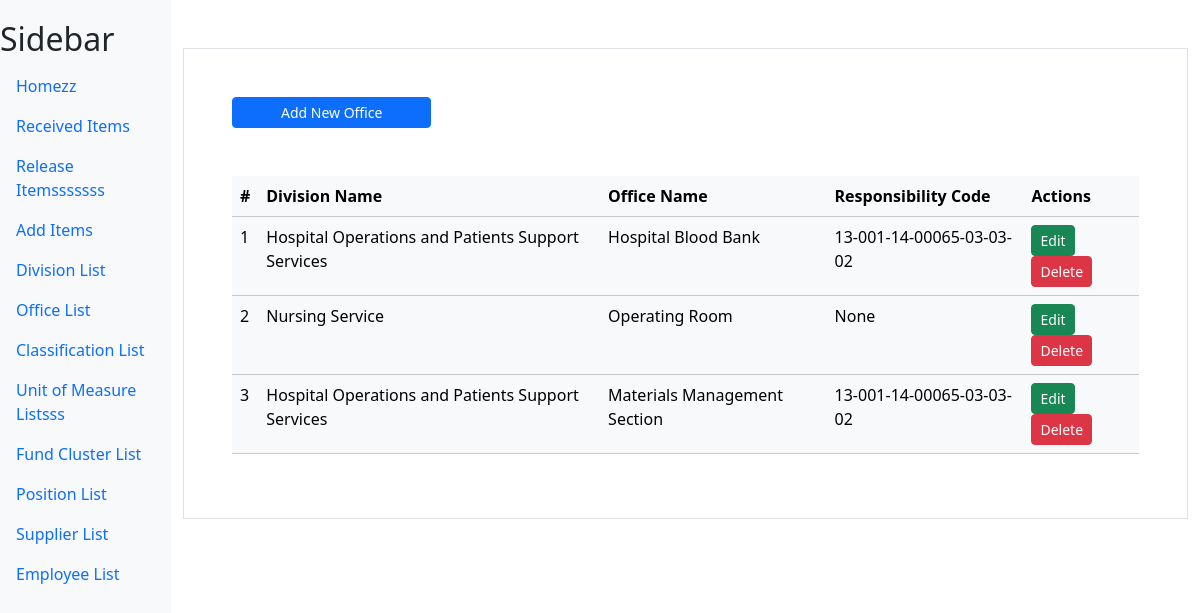
Screenshot of /office/ with the database file from the repository.
### myapp/models.py (models this page shows, shortened)
class Office(models.Model):
    office_name = models.CharField(max_length=100, verbose_name="Office Name")
    office_code = models.CharField(max_length=200, blank=True, null=True)
    division = models.ForeignKey(Division,on_delete=models.CASCADE)

class Division(models.Model):
    division_name = models.CharField(max_length=100, verbose_name='Division Name')

### myapp/views.py (the view, shortened to what this page needs)
# urls.py: path('office/',views.office,name='office'),
def office(request):
    office = Office.objects.all()
    division = Division.objects.all()
    context = {"office_list":office,"division_list":division}
    return render(request,'myapp/office.html',context)

### myapp/templates/myapp/office.html (shortened to what this page needs)
{% extends "myapp/base.html" %}
{% block content %}
<div class="container mt-5 p-5 border">
    <div class="">
        <a href="" class="btn btn-primary px-5 btn-sm" data-bs-toggle="modal" data-bs-target="#addModal">Add New Office</a>
    </div>
    <table class="table mt-5 table-light">
        <thead>
            <tr>
                <th scope="col">#</th>
                <th scope="col">Division Name</th>
                <th scope="col">Office Name</th>
                <th scope="col">Responsibility Code</th>
                <th scope="col">Actions</th>
            </tr>
        </thead>
        <tbody>
            {% for office in office_list %}
            <tr>
                <td>{{ forloop.counter }}</td>
                <td>{{ office.division.division_name }}</td>
                <td>{{ office.office_name }}</td>
                <td>{{ office.office_code }}</td>
                <td>
                    <a href="" class="btn btn-success btn-sm" data-bs-toggle="modal" data-bs-target="#updateModal_{{ office.id }}">Edit</a>
                    <a href="" class="btn btn-danger btn-sm" data-bs-toggle="modal" data-bs-target="#deleteModal_{{ office.id }}">Delete</a>
                </td>
            </tr>
            {% endfor %}
        </tbody>
    </table>
</div>
{% endblock content %}

### myapp/templates/myapp/base.html (style rules this page uses)
body { display: flex; }

### rows the page displays
Office: division.division_name "Hospital Operations and Patients Support Services", office_name "Hospital Blood Bank", office_code "13-001-14-00065-03-03-02"
Office: division.division_name "Nursing Service", office_name "Operating Room", office_code "None"
Office: division.division_name "Hospital Operations and Patients Support Services", office_name "Materials Management Section", office_code "13-001-14-00065-03-03-02"
